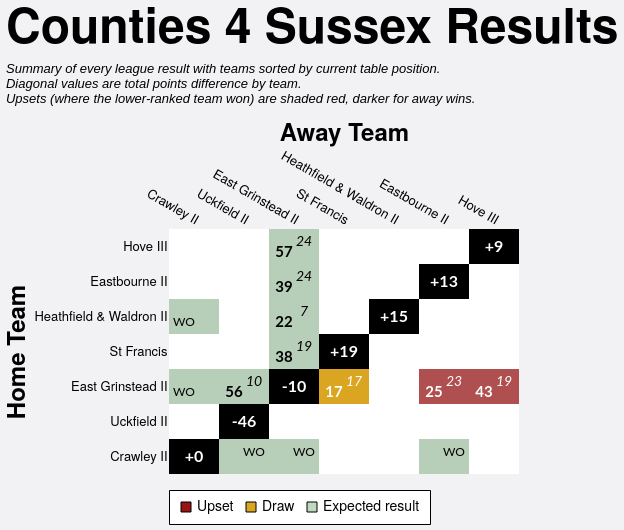

Specify this chart in Vega-Lite:
### Vega-Lite specification from a JSON file in a GitHub repository (floating-point values rounded to 4 significant figures)
{"config": {"axis": {"labelFont": "PT Sans Narrow, Helvetica Neue, Helvetica, Arial, sans-serif", "titleFont": "PT Sans Narrow, Helvetica Neue, Helvetica, Arial, sans-serif", "labelFontSize": 13, "titleFontSize": 24, "gridColor": "#202947", "gridOpacity": 0.2, "zindex": 1}, "text": {"font": "Lato, sans-serif"}, "bar": {"cornerRadiusEnd": 5}, "header": {"labelFont": "PT Sans Narrow, Helvetica Neue, Helvetica, Arial, sans-serif", "titleFont": "PT Sans Narrow, Helvetica Neue, Helvetica, Arial, sans-serif", "labelFontSize": 24, "titleFontSize": 28, "labelFontWeight": "bold", "orient": "left"}, "legend": {"labelFont": "PT Sans Narrow, Helvetica Neue, Helvetica, Arial, sans-serif", "titleFont": "PT Sans Narrow, Helvetica Neue, Helvetica, Arial, sans-serif", "labelFontSize": 14, "titleFontSize": 16, "titlePadding": 5, "fillColor": "white", "strokeColor": "black", "padding": 10, "titleFontWeight": "lighter", "titleFontStyle": "italic", "titleColor": "gray", "offset": 10}, "title": {"font": "PT Sans Narrow, Helvetica Neue, Helvetica, Arial, sans-serif", "fontSize": 48, "fontWeight": "bold", "anchor": "start", "align": "center", "titlePadding": 20, "subtitlePadding": 10, "subtitleFontSize": 13, "subtitleColor": "", "subtitleFontStyle": "italic", "offset": 15, "color": "black"}, "axisX": {"labelAngle": 0}, "facet": {"title": null, "header": null, "align": {"row": "each", "column": "each"}}, "resolve": {"scale": {"y": "independent", "facet": "independent"}}, "background": "#f2f1f4", "scale": {"offsetBandPaddingOuter": 0.2, "offsetBandPaddingInner": 0.1}, "view": {"stroke": null, "background": "transparent"}}, "layer": [{"data": {"name": "data-c476c2890ef0f226110b5867b8615b88"}, "mark": {"type": "rect"}, "encoding": {"color": {"field": "unexpected_result", "legend": {"labelExpr": "datum.value === 'Upset (Away Win)' ? 'Upset' : datum.value", "labelLimit": 220, "offset": 16, "orient": "bottom", "symbolStrokeColor": "black", "symbolStrokeWidth": 1, "values": ["Upset (Away Win)", "Draw", "Expected result"]}, "scale": {"domain": ["Expected result", "Upset (Home Win)", "Upset (Away Win)", "Draw", "To be played", "N/A"], "range": ["#146f1444", "#991515bb", "#991515", "goldenrod", "white", "black"]}, "title": null, "type": "nominal"}, "opacity": {"condition": {"test": "datum.home_team == param_18['home_team'] || datum.away_team == param_18['home_team'] || !isValid(param_18['home_team'])", "value": 1.0}, "value": 0.1}, "tooltip": [{"field": "home_team", "title": "Home", "type": "nominal"}, {"field": "away_team", "title": "Away", "type": "nominal"}, {"field": "home_score_text", "title": "Home Score", "type": "nominal"}, {"field": "away_score_text", "title": "Away Score", "type": "nominal"}, {"field": "result", "title": "Result", "type": "nominal"}, {"field": "unexpected_result", "title": "Unexpectedness", "type": "nominal"}, {"field": "date", "format": "%d %b %Y", "title": "Date", "type": "temporal"}], "x": {"axis": {"domain": false, "grid": false, "labelAngle": 30, "orient": "top", "ticks": false}, "field": "away_team", "sort": ["Crawley II", "Uckfield II", "East Grinstead II", "St Francis", "Heathfield & Waldron II", "Eastbourne II", "Hove III"], "title": "Away Team", "type": "nominal"}, "y": {"axis": {"domain": false, "grid": false, "ticks": false}, "field": "home_team", "sort": ["Hove III", "Eastbourne II", "Heathfield & Waldron II", "St Francis", "East Grinstead II", "Uckfield II", "Crawley II"], "title": "Home Team", "type": "nominal"}}, "name": "view_17"}, {"data": {"name": "data-c476c2890ef0f226110b5867b8615b88"}, "mark": {"type": "text", "fontStyle": "italic", "size": 14, "xOffset": 10, "yOffset": -5}, "encoding": {"color": {"condition": {"test": "(datum.home_team == param_18['home_team'] || datum.away_team == param_18['home_team'] || !isValid(param_18['home_team'])) && datum.unexpected_result == 'Expected result'", "value": "black"}, "value": "white"}, "text": {"field": "away_score_text", "type": "nominal"}, "x": {"field": "away_team", "sort": ["Crawley II", "Uckfield II", "East Grinstead II", "St Francis", "Heathfield & Waldron II", "Eastbourne II", "Hove III"], "type": "nominal"}, "y": {"field": "home_team", "sort": ["Hove III", "Eastbourne II", "Heathfield & Waldron II", "St Francis", "East Grinstead II", "Uckfield II", "Crawley II"], "type": "nominal"}}, "transform": [{"filter": "datum.away_score_text != '' && datum.away_score_text != 'WO'"}]}, {"data": {"name": "data-c476c2890ef0f226110b5867b8615b88"}, "mark": {"type": "text", "size": 12, "xOffset": 10, "yOffset": -5}, "encoding": {"color": {"condition": {"test": "(datum.home_team == param_18['home_team'] || datum.away_team == param_18['home_team'] || !isValid(param_18['home_team'])) && datum.unexpected_result == 'Expected result'", "value": "black"}, "value": "white"}, "text": {"field": "away_score_text", "type": "nominal"}, "x": {"field": "away_team", "sort": ["Crawley II", "Uckfield II", "East Grinstead II", "St Francis", "Heathfield & Waldron II", "Eastbourne II", "Hove III"], "type": "nominal"}, "y": {"field": "home_team", "sort": ["Hove III", "Eastbourne II", "Heathfield & Waldron II", "St Francis", "East Grinstead II", "Uckfield II", "Crawley II"], "type": "nominal"}}, "transform": [{"filter": "datum.away_score_text == 'WO'"}]}, {"data": {"name": "data-c476c2890ef0f226110b5867b8615b88"}, "mark": {"type": "text", "fontWeight": "bold", "size": 15, "xOffset": -10, "yOffset": 5}, "encoding": {"color": {"condition": {"test": "(datum.home_team == param_18['home_team'] || datum.away_team == param_18['home_team'] || !isValid(param_18['home_team'])) && datum.unexpected_result == 'Expected result'", "value": "black"}, "value": "white"}, "text": {"field": "home_score_text", "type": "nominal"}, "x": {"field": "away_team", "sort": ["Crawley II", "Uckfield II", "East Grinstead II", "St Francis", "Heathfield & Waldron II", "Eastbourne II", "Hove III"], "type": "nominal"}, "y": {"field": "home_team", "sort": ["Hove III", "Eastbourne II", "Heathfield & Waldron II", "St Francis", "East Grinstead II", "Uckfield II", "Crawley II"], "type": "nominal"}}, "transform": [{"filter": "datum.home_score_text != '' && datum.home_score_text != 'WO'"}]}, {"data": {"name": "data-c476c2890ef0f226110b5867b8615b88"}, "mark": {"type": "text", "size": 12, "xOffset": -10, "yOffset": 5}, "encoding": {"color": {"condition": {"test": "(datum.home_team == param_18['home_team'] || datum.away_team == param_18['home_team'] || !isValid(param_18['home_team'])) && datum.unexpected_result == 'Expected result'", "value": "black"}, "value": "white"}, "text": {"field": "home_score_text", "type": "nominal"}, "x": {"field": "away_team", "sort": ["Crawley II", "Uckfield II", "East Grinstead II", "St Francis", "Heathfield & Waldron II", "Eastbourne II", "Hove III"], "type": "nominal"}, "y": {"field": "home_team", "sort": ["Hove III", "Eastbourne II", "Heathfield & Waldron II", "St Francis", "East Grinstead II", "Uckfield II", "Crawley II"], "type": "nominal"}}, "transform": [{"filter": "datum.home_score_text == 'WO'"}]}, {"data": {"name": "data-fecc7afd5414ebbbadb48049a19bf62b"}, "mark": {"type": "text", "color": "white", "fontWeight": "bold", "size": 16}, "encoding": {"text": {"field": "display_text", "type": "nominal"}, "tooltip": [{"field": "home_team", "title": "Team", "type": "nominal"}, {"field": "display_text", "title": "Points Difference", "type": "nominal"}], "x": {"field": "away_team", "sort": ["Crawley II", "Uckfield II", "East Grinstead II", "St Francis", "Heathfield & Waldron II", "Eastbourne II", "Hove III"], "type": "nominal"}, "y": {"field": "home_team", "sort": ["Hove III", "Eastbourne II", "Heathfield & Waldron II", "St Francis", "East Grinstead II", "Uckfield II", "Crawley II"], "type": "nominal"}}}], "height": {"step": 35}, "params": [{"name": "param_18", "select": {"type": "point", "clear": "dblclick", "fields": ["home_team"], "on": "click"}, "value": null, "views": ["view_17"]}], "title": {"text": "Counties 4 Sussex Results", "subtitle": ["Summary of every league result with teams sorted by current table position.", "Diagonal values are total points difference by team.", "Upsets (where the lower-ranked team won) are shaded red, darker for away wins."]}, "width": {"step": 50}, "$schema": "https://vega.github.io/schema/vega-lite/v5.20.1.json", "datasets": {"data-c476c2890ef0f226110b5867b8615b88": [{"home_team": "Crawley II", "away_team": "Crawley II", "match_id": null, "date": "", "home_score": null, "away_score": null, "home_walkover": null, "away_walkover": null, "result": "N/A", "home_score_text": "", "away_score_text": "", "wo_result": "", "score_text": "", "display_text": "+0", "is_diagonal": true, "result_simple": "N/A", "unexpected_result": "N/A", "unexpected_opacity": 1.0}, {"home_team": "Crawley II", "away_team": "East Grinstead II", "match_id": "995325", "date": "2022-10-01T00:00:00", "home_score": null, "away_score": null, "home_walkover": false, "away_walkover": true, "result": "Away Win", "home_score_text": "", "away_score_text": "WO", "wo_result": "AWO", "score_text": "WO", "display_text": "WO", "is_diagonal": false, "result_simple": "Away Win", "unexpected_result": "Expected result", "unexpected_opacity": 0.25}, {"home_team": "Crawley II", "away_team": "Eastbourne II", "match_id": "995339", "date": "2022-11-12T00:00:00", "home_score": null, "away_score": null, "home_walkover": false, "away_walkover": true, "result": "Away Win", "home_score_text": "", "away_score_text": "WO", "wo_result": "AWO", "score_text": "WO", "display_text": "WO", "is_diagonal": false, "result_simple": "Away Win", "unexpected_result": "Expected result", "unexpected_opacity": 0.25}, {"home_team": "Crawley II", "away_team": "Heathfield & Waldron II", "match_id": null, "date": "", "home_score": null, "away_score": null, "home_walkover": null, "away_walkover": null, "result": "To be played", "home_score_text": "", "away_score_text": "", "wo_result": "", "score_text": "", "display_text": "", "is_diagonal": false, "result_simple": "To be played", "unexpected_result": "To be played", "unexpected_opacity": 1.0}, {"home_team": "Crawley II", "away_team": "Hove III", "match_id": null, "date": "", "home_score": null, "away_score": null, "home_walkover": null, "away_walkover": null, "result": "To be played", "home_score_text": "", "away_score_text": "", "wo_result": "", "score_text": "", "display_text": "", "is_diagonal": false, "result_simple": "To be played", "unexpected_result": "To be played", "unexpected_opacity": 1.0}, {"home_team": "Crawley II", "away_team": "St Francis", "match_id": null, "date": "", "home_score": null, "away_score": null, "home_walkover": null, "away_walkover": null, "result": "To be played", "home_score_text": "", "away_score_text": "", "wo_result": "", "score_text": "", "display_text": "", "is_diagonal": false, "result_simple": "To be played", "unexpected_result": "To be played", "unexpected_opacity": 1.0}, {"home_team": "Crawley II", "away_team": "Uckfield II", "match_id": "995351", "date": "2022-12-10T00:00:00", "home_score": null, "away_score": null, "home_walkover": false, "away_walkover": true, "result": "Away Win", "home_score_text": "", "away_score_text": "WO", "wo_result": "AWO", "score_text": "WO", "display_text": "WO", "is_diagonal": false, "result_simple": "Away Win", "unexpected_result": "Expected result", "unexpected_opacity": 0.25}, {"home_team": "East Grinstead II", "away_team": "Crawley II", "match_id": "995349", "date": "2022-12-03T00:00:00", "home_score": null, "away_score": null, "home_walkover": true, "away_walkover": false, "result": "Home Win", "home_score_text": "WO", "away_score_text": "", "wo_result": "HWO", "score_text": "WO", "display_text": "WO", "is_diagonal": false, "result_simple": "Home Win", "unexpected_result": "Expected result", "unexpected_opacity": 0.25}, {"home_team": "East Grinstead II", "away_team": "East Grinstead II", "match_id": null, "date": "", "home_score": null, "away_score": null, "home_walkover": null, "away_walkover": null, "result": "N/A", "home_score_text": "", "away_score_text": "", "wo_result": "", "score_text": "", "display_text": "-10", "is_diagonal": true, "result_simple": "N/A", "unexpected_result": "N/A", "unexpected_opacity": 1.0}, {"home_team": "East Grinstead II", "away_team": "Eastbourne II", "match_id": "995326", "date": "2022-10-15T00:00:00", "home_score": 25, "away_score": 23, "home_walkover": false, "away_walkover": false, "result": "Home Win (LBP)", "home_score_text": "25", "away_score_text": "23", "wo_result": "", "score_text": "25-23", "display_text": "25-23", "is_diagonal": false, "result_simple": "Home Win", "unexpected_result": "Upset (Home Win)", "unexpected_opacity": 0.75}, {"home_team": "East Grinstead II", "away_team": "Heathfield & Waldron II", "match_id": null, "date": "", "home_score": null, "away_score": null, "home_walkover": null, "away_walkover": null, "result": "To be played", "home_score_text": "", "away_score_text": "", "wo_result": "", "score_text": "", "display_text": "", "is_diagonal": false, "result_simple": "To be played", "unexpected_result": "To be played", "unexpected_opacity": 1.0}, {"home_team": "East Grinstead II", "away_team": "Hove III", "match_id": "1032189", "date": "2023-01-07T00:00:00", "home_score": 43, "away_score": 19, "home_walkover": false, "away_walkover": false, "result": "Home Win", "home_score_text": "43", "away_score_text": "19", "wo_result": "", "score_text": "43-19", "display_text": "43-19", "is_diagonal": false, "result_simple": "Home Win", "unexpected_result": "Upset (Home Win)", "unexpected_opacity": 0.75}, {"home_team": "East Grinstead II", "away_team": "St Francis", "match_id": "995334", "date": "2022-10-29T00:00:00", "home_score": 17, "away_score": 17, "home_walkover": false, "away_walkover": false, "result": "Draw", "home_score_text": "17", "away_score_text": "17", "wo_result": "", "score_text": "17-17", "display_text": "17-17", "is_diagonal": false, "result_simple": "Draw", "unexpected_result": "Draw", "unexpected_opacity": 0.75}, {"home_team": "East Grinstead II", "away_team": "Uckfield II", "match_id": "1034960", "date": "2023-02-11T00:00:00", "home_score": 56, "away_score": 10, "home_walkover": false, "away_walkover": false, "result": "Home Win", "home_score_text": "56", "away_score_text": "10", "wo_result": "", "score_text": "56-10", "display_text": "56-10", "is_diagonal": false, "result_simple": "Home Win", "unexpected_result": "Expected result", "unexpected_opacity": 0.25}, {"home_team": "Eastbourne II", "away_team": "Crawley II", "match_id": null, "date": "", "home_score": null, "away_score": null, "home_walkover": null, "away_walkover": null, "result": "To be played", "home_score_text": "", "away_score_text": "", "wo_result": "", "score_text": "", "display_text": "", "is_diagonal": false, "result_simple": "To be played", "unexpected_result": "To be played", "unexpected_opacity": 1.0}, {"home_team": "Eastbourne II", "away_team": "East Grinstead II", "match_id": "1032182", "date": "2023-01-21T00:00:00", "home_score": 39, "away_score": 24, "home_walkover": false, "away_walkover": false, "result": "Home Win", "home_score_text": "39", "away_score_text": "24", "wo_result": "", "score_text": "39-24", "display_text": "39-24", "is_diagonal": false, "result_simple": "Home Win", "unexpected_result": "Expected result", "unexpected_opacity": 0.25}, {"home_team": "Eastbourne II", "away_team": "Eastbourne II", "match_id": null, "date": "", "home_score": null, "away_score": null, "home_walkover": null, "away_walkover": null, "result": "N/A", "home_score_text": "", "away_score_text": "", "wo_result": "", "score_text": "", "display_text": "+13", "is_diagonal": true, "result_simple": "N/A", "unexpected_result": "N/A", "unexpected_opacity": 1.0}, {"home_team": "Eastbourne II", "away_team": "Heathfield & Waldron II", "match_id": null, "date": "", "home_score": null, "away_score": null, "home_walkover": null, "away_walkover": null, "result": "To be played", "home_score_text": "", "away_score_text": "", "wo_result": "", "score_text": "", "display_text": "", "is_diagonal": false, "result_simple": "To be played", "unexpected_result": "To be played", "unexpected_opacity": 1.0}, {"home_team": "Eastbourne II", "away_team": "Hove III", "match_id": null, "date": "", "home_score": null, "away_score": null, "home_walkover": null, "away_walkover": null, "result": "To be played", "home_score_text": "", "away_score_text": "", "wo_result": "", "score_text": "", "display_text": "", "is_diagonal": false, "result_simple": "To be played", "unexpected_result": "To be played", "unexpected_opacity": 1.0}, {"home_team": "Eastbourne II", "away_team": "St Francis", "match_id": null, "date": "", "home_score": null, "away_score": null, "home_walkover": null, "away_walkover": null, "result": "To be played", "home_score_text": "", "away_score_text": "", "wo_result": "", "score_text": "", "display_text": "", "is_diagonal": false, "result_simple": "To be played", "unexpected_result": "To be played", "unexpected_opacity": 1.0}, {"home_team": "Eastbourne II", "away_team": "Uckfield II", "match_id": null, "date": "", "home_score": null, "away_score": null, "home_walkover": null, "away_walkover": null, "result": "To be played", "home_score_text": "", "away_score_text": "", "wo_result": "", "score_text": "", "display_text": "", "is_diagonal": false, "result_simple": "To be played", "unexpected_result": "To be played", "unexpected_opacity": 1.0}, {"home_team": "Heathfield & Waldron II", "away_team": "Crawley II", "match_id": "1034971", "date": "2023-02-11T00:00:00", "home_score": null, "away_score": null, "home_walkover": true, "away_walkover": false, "result": "Home Win", "home_score_text": "WO", "away_score_text": "", "wo_result": "HWO", "score_text": "WO", "display_text": "WO", "is_diagonal": false, "result_simple": "Home Win", "unexpected_result": "Expected result", "unexpected_opacity": 0.25}, {"home_team": "Heathfield & Waldron II", "away_team": "East Grinstead II", "match_id": "995341", "date": "2022-11-12T00:00:00", "home_score": 22, "away_score": 7, "home_walkover": false, "away_walkover": false, "result": "Home Win", "home_score_text": "22", "away_score_text": "7", "wo_result": "", "score_text": "22-7", "display_text": "22-7", "is_diagonal": false, "result_simple": "Home Win", "unexpected_result": "Expected result", "unexpected_opacity": 0.25}, {"home_team": "Heathfield & Waldron II", "away_team": "Eastbourne II", "match_id": null, "date": "", "home_score": null, "away_score": null, "home_walkover": null, "away_walkover": null, "result": "To be played", "home_score_text": "", "away_score_text": "", "wo_result": "", "score_text": "", "display_text": "", "is_diagonal": false, "result_simple": "To be played", "unexpected_result": "To be played", "unexpected_opacity": 1.0}, {"home_team": "Heathfield & Waldron II", "away_team": "Heathfield & Waldron II", "match_id": null, "date": "", "home_score": null, "away_score": null, "home_walkover": null, "away_walkover": null, "result": "N/A", "home_score_text": "", "away_score_text": "", "wo_result": "", "score_text": "", "display_text": "+15", "is_diagonal": true, "result_simple": "N/A", "unexpected_result": "N/A", "unexpected_opacity": 1.0}, {"home_team": "Heathfield & Waldron II", "away_team": "Hove III", "match_id": null, "date": "", "home_score": null, "away_score": null, "home_walkover": null, "away_walkover": null, "result": "To be played", "home_score_text": "", "away_score_text": "", "wo_result": "", "score_text": "", "display_text": "", "is_diagonal": false, "result_simple": "To be played", "unexpected_result": "To be played", "unexpected_opacity": 1.0}, {"home_team": "Heathfield & Waldron II", "away_team": "St Francis", "match_id": null, "date": "", "home_score": null, "away_score": null, "home_walkover": null, "away_walkover": null, "result": "To be played", "home_score_text": "", "away_score_text": "", "wo_result": "", "score_text": "", "display_text": "", "is_diagonal": false, "result_simple": "To be played", "unexpected_result": "To be played", "unexpected_opacity": 1.0}, {"home_team": "Heathfield & Waldron II", "away_team": "Uckfield II", "match_id": null, "date": "", "home_score": null, "away_score": null, "home_walkover": null, "away_walkover": null, "result": "To be played", "home_score_text": "", "away_score_text": "", "wo_result": "", "score_text": "", "display_text": "", "is_diagonal": false, "result_simple": "To be played", "unexpected_result": "To be played", "unexpected_opacity": 1.0}, {"home_team": "Hove III", "away_team": "Crawley II", "match_id": null, "date": "", "home_score": null, "away_score": null, "home_walkover": null, "away_walkover": null, "result": "To be played", "home_score_text": "", "away_score_text": "", "wo_result": "", "score_text": "", "display_text": "", "is_diagonal": false, "result_simple": "To be played", "unexpected_result": "To be played", "unexpected_opacity": 1.0}, {"home_team": "Hove III", "away_team": "East Grinstead II", "match_id": "995369", "date": "2023-03-04T00:00:00", "home_score": 57, "away_score": 24, "home_walkover": false, "away_walkover": false, "result": "Home Win", "home_score_text": "57", "away_score_text": "24", "wo_result": "", "score_text": "57-24", "display_text": "57-24", "is_diagonal": false, "result_simple": "Home Win", "unexpected_result": "Expected result", "unexpected_opacity": 0.25}, {"home_team": "Hove III", "away_team": "Eastbourne II", "match_id": null, "date": "", "home_score": null, "away_score": null, "home_walkover": null, "away_walkover": null, "result": "To be played", "home_score_text": "", "away_score_text": "", "wo_result": "", "score_text": "", "display_text": "", "is_diagonal": false, "result_simple": "To be played", "unexpected_result": "To be played", "unexpected_opacity": 1.0}, {"home_team": "Hove III", "away_team": "Heathfield & Waldron II", "match_id": null, "date": "", "home_score": null, "away_score": null, "home_walkover": null, "away_walkover": null, "result": "To be played", "home_score_text": "", "away_score_text": "", "wo_result": "", "score_text": "", "display_text": "", "is_diagonal": false, "result_simple": "To be played", "unexpected_result": "To be played", "unexpected_opacity": 1.0}, {"home_team": "Hove III", "away_team": "Hove III", "match_id": null, "date": "", "home_score": null, "away_score": null, "home_walkover": null, "away_walkover": null, "result": "N/A", "home_score_text": "", "away_score_text": "", "wo_result": "", "score_text": "", "display_text": "+9", "is_diagonal": true, "result_simple": "N/A", "unexpected_result": "N/A", "unexpected_opacity": 1.0}, {"home_team": "Hove III", "away_team": "St Francis", "match_id": null, "date": "", "home_score": null, "away_score": null, "home_walkover": null, "away_walkover": null, "result": "To be played", "home_score_text": "", "away_score_text": "", "wo_result": "", "score_text": "", "display_text": "", "is_diagonal": false, "result_simple": "To be played", "unexpected_result": "To be played", "unexpected_opacity": 1.0}, {"home_team": "Hove III", "away_team": "Uckfield II", "match_id": null, "date": "", "home_score": null, "away_score": null, "home_walkover": null, "away_walkover": null, "result": "To be played", "home_score_text": "", "away_score_text": "", "wo_result": "", "score_text": "", "display_text": "", "is_diagonal": false, "result_simple": "To be played", "unexpected_result": "To be played", "unexpected_opacity": 1.0}, {"home_team": "St Francis", "away_team": "Crawley II", "match_id": null, "date": "", "home_score": null, "away_score": null, "home_walkover": null, "away_walkover": null, "result": "To be played", "home_score_text": "", "away_score_text": "", "wo_result": "", "score_text": "", "display_text": "", "is_diagonal": false, "result_simple": "To be played", "unexpected_result": "To be played", "unexpected_opacity": 1.0}, {"home_team": "St Francis", "away_team": "East Grinstead II", "match_id": "995361", "date": "2023-01-28T00:00:00", "home_score": 38, "away_score": 19, "home_walkover": false, "away_walkover": false, "result": "Home Win", "home_score_text": "38", "away_score_text": "19", "wo_result": "", "score_text": "38-19", "display_text": "38-19", "is_diagonal": false, "result_simple": "Home Win", "unexpected_result": "Expected result", "unexpected_opacity": 0.25}, {"home_team": "St Francis", "away_team": "Eastbourne II", "match_id": null, "date": "", "home_score": null, "away_score": null, "home_walkover": null, "away_walkover": null, "result": "To be played", "home_score_text": "", "away_score_text": "", "wo_result": "", "score_text": "", "display_text": "", "is_diagonal": false, "result_simple": "To be played", "unexpected_result": "To be played", "unexpected_opacity": 1.0}, {"home_team": "St Francis", "away_team": "Heathfield & Waldron II", "match_id": null, "date": "", "home_score": null, "away_score": null, "home_walkover": null, "away_walkover": null, "result": "To be played", "home_score_text": "", "away_score_text": "", "wo_result": "", "score_text": "", "display_text": "", "is_diagonal": false, "result_simple": "To be played", "unexpected_result": "To be played", "unexpected_opacity": 1.0}, {"home_team": "St Francis", "away_team": "Hove III", "match_id": null, "date": "", "home_score": null, "away_score": null, "home_walkover": null, "away_walkover": null, "result": "To be played", "home_score_text": "", "away_score_text": "", "wo_result": "", "score_text": "", "display_text": "", "is_diagonal": false, "result_simple": "To be played", "unexpected_result": "To be played", "unexpected_opacity": 1.0}, {"home_team": "St Francis", "away_team": "St Francis", "match_id": null, "date": "", "home_score": null, "away_score": null, "home_walkover": null, "away_walkover": null, "result": "N/A", "home_score_text": "", "away_score_text": "", "wo_result": "", "score_text": "", "display_text": "+19", "is_diagonal": true, "result_simple": "N/A", "unexpected_result": "N/A", "unexpected_opacity": 1.0}, {"home_team": "St Francis", "away_team": "Uckfield II", "match_id": null, "date": "", "home_score": null, "away_score": null, "home_walkover": null, "away_walkover": null, "result": "To be played", "home_score_text": "", "away_score_text": "", "wo_result": "", "score_text": "", "display_text": "", "is_diagonal": false, "result_simple": "To be played", "unexpected_result": "To be played", "unexpected_opacity": 1.0}, {"home_team": "Uckfield II", "away_team": "Crawley II", "match_id": null, "date": "", "home_score": null, "away_score": null, "home_walkover": null, "away_walkover": null, "result": "To be played", "home_score_text": "", "away_score_text": "", "wo_result": "", "score_text": "", "display_text": "", "is_diagonal": false, "result_simple": "To be played", "unexpected_result": "To be played", "unexpected_opacity": 1.0}, {"home_team": "Uckfield II", "away_team": "East Grinstead II", "match_id": null, "date": "", "home_score": null, "away_score": null, "home_walkover": null, "away_walkover": null, "result": "To be played", "home_score_text": "", "away_score_text": "", "wo_result": "", "score_text": "", "display_text": "", "is_diagonal": false, "result_simple": "To be played", "unexpected_result": "To be played", "unexpected_opacity": 1.0}, {"home_team": "Uckfield II", "away_team": "Eastbourne II", "match_id": null, "date": "", "home_score": null, "away_score": null, "home_walkover": null, "away_walkover": null, "result": "To be played", "home_score_text": "", "away_score_text": "", "wo_result": "", "score_text": "", "display_text": "", "is_diagonal": false, "result_simple": "To be played", "unexpected_result": "To be played", "unexpected_opacity": 1.0}, {"home_team": "Uckfield II", "away_team": "Heathfield & Waldron II", "match_id": null, "date": "", "home_score": null, "away_score": null, "home_walkover": null, "away_walkover": null, "result": "To be played", "home_score_text": "", "away_score_text": "", "wo_result": "", "score_text": "", "display_text": "", "is_diagonal": false, "result_simple": "To be played", "unexpected_result": "To be played", "unexpected_opacity": 1.0}, {"home_team": "Uckfield II", "away_team": "Hove III", "match_id": null, "date": "", "home_score": null, "away_score": null, "home_walkover": null, "away_walkover": null, "result": "To be played", "home_score_text": "", "away_score_text": "", "wo_result": "", "score_text": "", "display_text": "", "is_diagonal": false, "result_simple": "To be played", "unexpected_result": "To be played", "unexpected_opacity": 1.0}, {"home_team": "Uckfield II", "away_team": "St Francis", "match_id": null, "date": "", "home_score": null, "away_score": null, "home_walkover": null, "away_walkover": null, "result": "To be played", "home_score_text": "", "away_score_text": "", "wo_result": "", "score_text": "", "display_text": "", "is_diagonal": false, "result_simple": "To be played", "unexpected_result": "To be played", "unexpected_opacity": 1.0}, {"home_team": "Uckfield II", "away_team": "Uckfield II", "match_id": null, "date": "", "home_score": null, "away_score": null, "home_walkover": null, "away_walkover": null, "result": "N/A", "home_score_text": "", "away_score_text": "", "wo_result": "", "score_text": "", "display_text": "-46", "is_diagonal": true, "result_simple": "N/A", "unexpected_result": "N/A", "unexpected_opacity": 1.0}], "data-fecc7afd5414ebbbadb48049a19bf62b": [{"home_team": "Crawley II", "away_team": "Crawley II", "match_id": null, "date": "", "home_score": null, "away_score": null, "home_walkover": null, "away_walkover": null, "result": "N/A", "home_score_text": "", "away_score_text": "", "wo_result": "", "score_text": "", "display_text": "+0", "is_diagonal": true, "result_simple": "N/A", "unexpected_result": "N/A", "unexpected_opacity": 1.0}, {"home_team": "East Grinstead II", "away_team": "East Grinstead II", "match_id": null, "date": "", "home_score": null, "away_score": null, "home_walkover": null, "away_walkover": null, "result": "N/A", "home_score_text": "", "away_score_text": "", "wo_result": "", "score_text": "", "display_text": "-10", "is_diagonal": true, "result_simple": "N/A", "unexpected_result": "N/A", "unexpected_opacity": 1.0}, {"home_team": "Eastbourne II", "away_team": "Eastbourne II", "match_id": null, "date": "", "home_score": null, "away_score": null, "home_walkover": null, "away_walkover": null, "result": "N/A", "home_score_text": "", "away_score_text": "", "wo_result": "", "score_text": "", "display_text": "+13", "is_diagonal": true, "result_simple": "N/A", "unexpected_result": "N/A", "unexpected_opacity": 1.0}, {"home_team": "Heathfield & Waldron II", "away_team": "Heathfield & Waldron II", "match_id": null, "date": "", "home_score": null, "away_score": null, "home_walkover": null, "away_walkover": null, "result": "N/A", "home_score_text": "", "away_score_text": "", "wo_result": "", "score_text": "", "display_text": "+15", "is_diagonal": true, "result_simple": "N/A", "unexpected_result": "N/A", "unexpected_opacity": 1.0}, {"home_team": "Hove III", "away_team": "Hove III", "match_id": null, "date": "", "home_score": null, "away_score": null, "home_walkover": null, "away_walkover": null, "result": "N/A", "home_score_text": "", "away_score_text": "", "wo_result": "", "score_text": "", "display_text": "+9", "is_diagonal": true, "result_simple": "N/A", "unexpected_result": "N/A", "unexpected_opacity": 1.0}, {"home_team": "St Francis", "away_team": "St Francis", "match_id": null, "date": "", "home_score": null, "away_score": null, "home_walkover": null, "away_walkover": null, "result": "N/A", "home_score_text": "", "away_score_text": "", "wo_result": "", "score_text": "", "display_text": "+19", "is_diagonal": true, "result_simple": "N/A", "unexpected_result": "N/A", "unexpected_opacity": 1.0}, {"home_team": "Uckfield II", "away_team": "Uckfield II", "match_id": null, "date": "", "home_score": null, "away_score": null, "home_walkover": null, "away_walkover": null, "result": "N/A", "home_score_text": "", "away_score_text": "", "wo_result": "", "score_text": "", "display_text": "-46", "is_diagonal": true, "result_simple": "N/A", "unexpected_result": "N/A", "unexpected_opacity": 1.0}]}}
